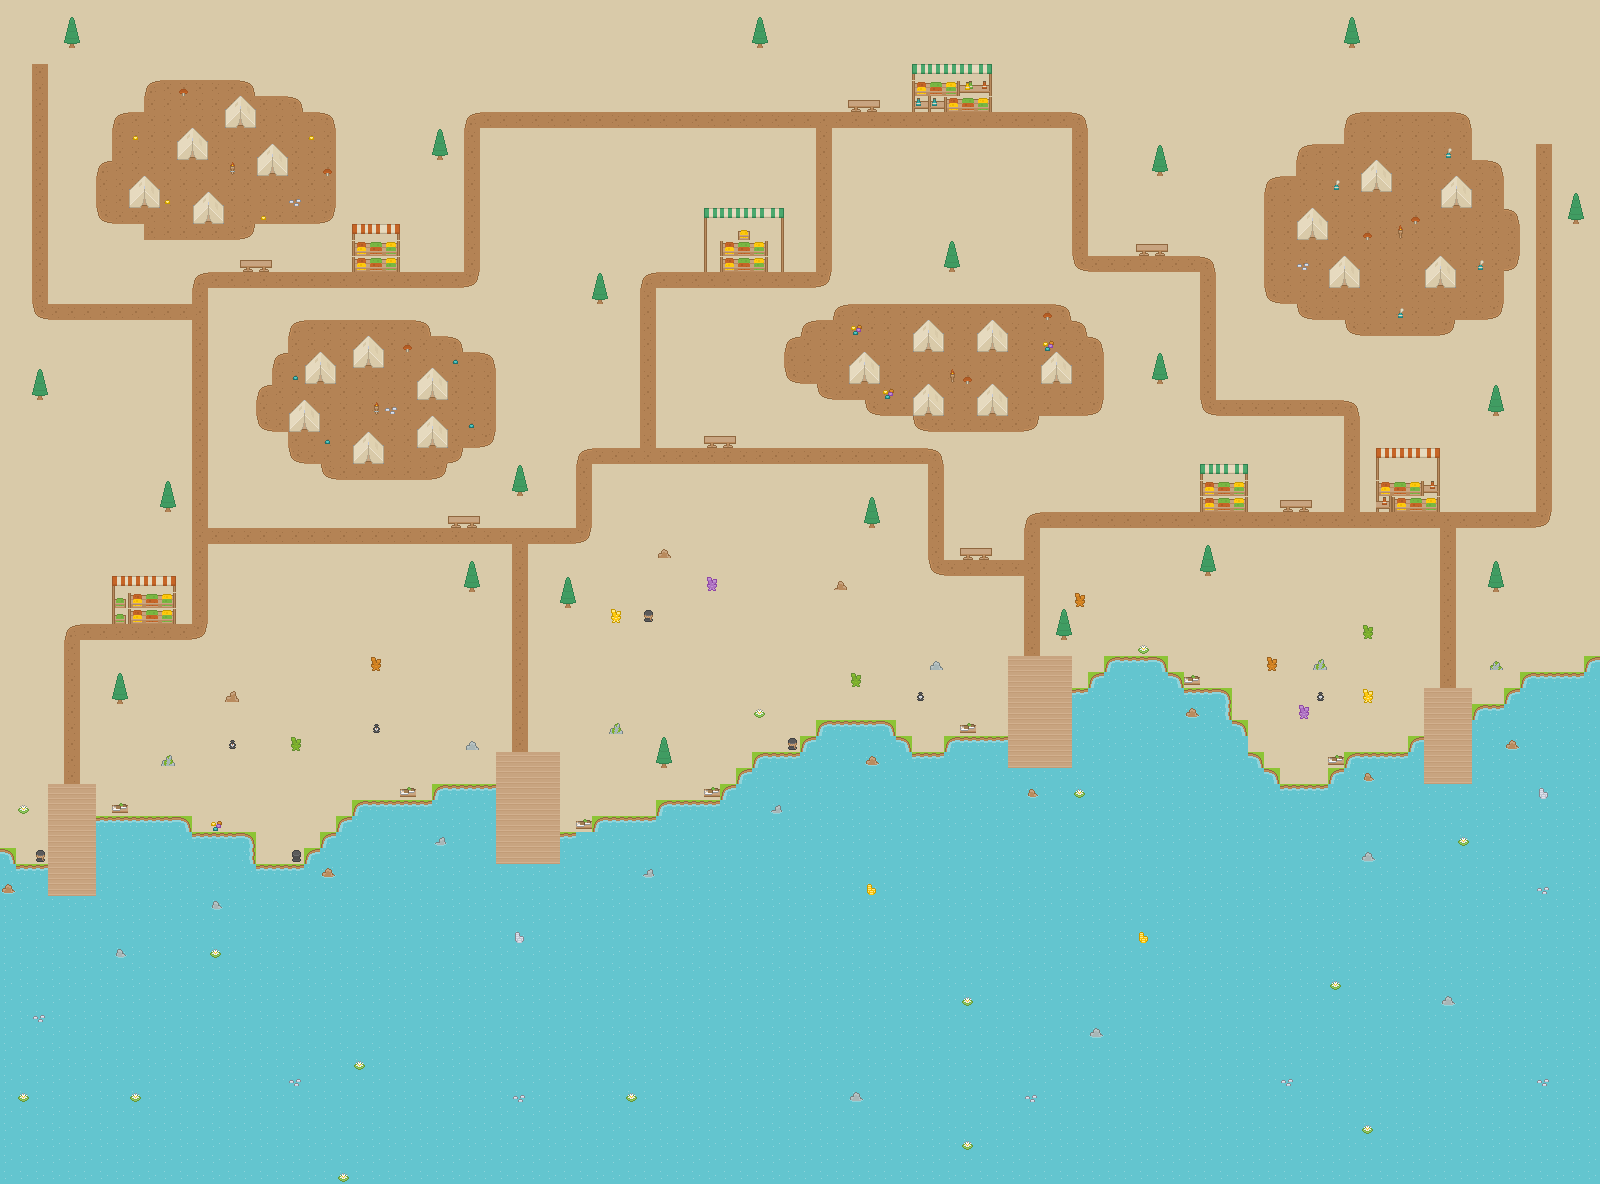

A 2D game scene composited from a Tiled map and its tileset images. What follows is a short description and the map's XML, with each tile layer's data collapsed to a summary:
An orthogonal 100x74 tile map with 16x16 px tiles, 3 tile layers (Ground, Path, Object) and 59 objects (59x obstacle).

<map version="1.2" tiledversion="1.2.4" orientation="orthogonal" renderorder="right-down" width="100" height="74" tilewidth="16" tileheight="16" infinite="0" nextlayerid="5" nextobjectid="76">
 <tileset firstgid="1" name="Tile_set1" tilewidth="16" tileheight="16" spacing="1" tilecount="1767" columns="57">
  <image source="roguelikeSheet_transparent.png" width="968" height="526" />
 </tileset>
 <layer id="1" name="Ground" width="100" height="74">
  <data>[7400 cells, 7400 non-empty, 1 distinct tile ids]</data>
 </layer>
 <layer id="2" name="Path" width="100" height="74">
  <data>[7400 cells, 3580 non-empty, 23 distinct tile ids]</data>
 </layer>
 <layer id="3" name="Object" width="100" height="74">
  <data>[7400 cells, 389 non-empty, 50 distinct tile ids]</data>
 </layer>
 <objectgroup id="4" name="Obstacles">
  <object id="2" type="obstacle" x="128" y="184" width="28" height="20" />
  <object id="3" type="obstacle" x="180" y="136" width="28" height="20" />
  <object id="4" type="obstacle" x="228" y="104" width="28" height="20" />
  <object id="5" type="obstacle" x="260" y="152" width="28" height="20" />
  <object id="6" type="obstacle" x="196" y="200" width="28" height="20" />
  <object id="22" type="obstacle" x="304" y="360" width="28" height="20" />
  <object id="23" type="obstacle" x="356" y="344" width="28" height="20" />
  <object id="24" type="obstacle" x="420" y="372" width="28" height="20" />
  <object id="25" type="obstacle" x="420" y="424" width="28" height="20" />
  <object id="26" type="obstacle" x="356" y="440" width="28" height="20" />
  <object id="27" type="obstacle" x="292" y="408" width="28" height="20" />
  <object id="28" type="obstacle" x="852" y="360" width="28" height="20" />
  <object id="29" type="obstacle" x="916" y="328" width="28" height="20" />
  <object id="30" type="obstacle" x="980" y="328" width="28" height="20" />
  <object id="31" type="obstacle" x="1044" y="360" width="28" height="20" />
  <object id="32" type="obstacle" x="980" y="392" width="28" height="20" />
  <object id="33" type="obstacle" x="916" y="388" width="28" height="20" />
  <object id="34" type="obstacle" x="1360" y="164" width="28" height="20" />
  <object id="35" type="obstacle" x="1444" y="184" width="28" height="20" />
  <object id="36" type="obstacle" x="1428" y="264" width="28" height="20" />
  <object id="37" type="obstacle" x="1332" y="264" width="28" height="20" />
  <object id="38" type="obstacle" x="1300" y="216" width="28" height="20" />
  <object id="39" type="obstacle" x="912" y="68" width="76" height="36" />
  <object id="40" type="obstacle" x="704" y="212" width="76" height="56" />
  <object id="41" type="obstacle" x="1376" y="448" width="64" height="60" />
  <object id="42" type="obstacle" x="108" y="576" width="68" height="48" />
  <object id="43" type="obstacle" x="1200" y="464" width="44" height="48" />
  <object id="44" type="obstacle" x="352" y="220" width="48" height="48" />
  <object id="45" type="obstacle" x="704" y="432" width="32" height="12" />
  <object id="46" type="obstacle" x="1136" y="240" width="32" height="12" />
  <object id="47" type="obstacle" x="240" y="256" width="32" height="12" />
  <object id="48" type="obstacle" x="448" y="516" width="32" height="12" />
  <object id="49" type="obstacle" x="960" y="544" width="32" height="12" />
  <object id="50" type="obstacle" x="1280" y="496" width="32" height="12" />
  <object id="51" type="obstacle" x="848" y="96" width="32" height="12" />
  <object id="52" type="obstacle" x="1152" y="148" width="12" height="28" />
  <object id="53" type="obstacle" x="1348" y="20" width="12" height="28" />
  <object id="54" type="obstacle" x="756" y="20" width="12" height="28" />
  <object id="55" type="obstacle" x="432" y="132" width="12" height="28" />
  <object id="56" type="obstacle" x="64" y="20" width="12" height="28" />
  <object id="57" type="obstacle" x="36" y="372" width="12" height="28" />
  <object id="58" type="obstacle" x="164" y="484" width="12" height="28" />
  <object id="59" type="obstacle" x="512" y="468" width="12" height="28" />
  <object id="60" type="obstacle" x="596" y="276" width="12" height="28" />
  <object id="61" type="obstacle" x="944" y="240" width="12" height="28" />
  <object id="62" type="obstacle" x="1156" y="352" width="12" height="28" />
  <object id="63" type="obstacle" x="1492" y="384" width="12" height="28" />
  <object id="64" type="obstacle" x="1492" y="564" width="12" height="28" />
  <object id="65" type="obstacle" x="1204" y="548" width="12" height="28" />
  <object id="66" type="obstacle" x="1060" y="608" width="12" height="28" />
  <object id="67" type="obstacle" x="868" y="496" width="12" height="28" />
  <object id="68" type="obstacle" x="560" y="576" width="12" height="28" />
  <object id="69" type="obstacle" x="656" y="736" width="12" height="28" />
  <object id="70" type="obstacle" x="112" y="672" width="12" height="28" />
  <object id="71" type="obstacle" x="464" y="564" width="12" height="28" />
  <object id="72" type="obstacle" x="0" y="0" width="16" height="1184" />
  <object id="73" type="obstacle" x="16" y="1168" width="1584" height="16" />
  <object id="74" type="obstacle" x="16" y="0" width="1584" height="16" />
  <object id="75" type="obstacle" x="1584" y="16" width="16" height="1152" />
 </objectgroup>
</map>